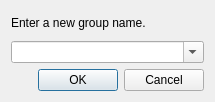
<?xml version="1.0" encoding="UTF-8"?>
<ui version="4.0">
 <class>DialogChangeGroup</class>
 <widget class="QDialog" name="DialogChangeGroup">
  <property name="geometry">
   <rect>
    <x>0</x>
    <y>0</y>
    <width>215</width>
    <height>102</height>
   </rect>
  </property>
  <property name="sizePolicy">
   <sizepolicy hsizetype="Preferred" vsizetype="Fixed">
    <horstretch>0</horstretch>
    <verstretch>0</verstretch>
   </sizepolicy>
  </property>
  <property name="windowTitle">
   <string>Group name</string>
  </property>
  <layout class="QVBoxLayout" name="verticalLayout">
   <item>
    <widget class="QLabel" name="label">
     <property name="text">
      <string>Enter a new group name.</string>
     </property>
    </widget>
   </item>
   <item>
    <widget class="QComboBox" name="combo_box">
     <property name="editable">
      <bool>true</bool>
     </property>
    </widget>
   </item>
   <item>
    <widget class="QDialogButtonBox" name="dialog_button_box">
     <property name="layoutDirection">
      <enum>Qt::LeftToRight</enum>
     </property>
     <property name="orientation">
      <enum>Qt::Horizontal</enum>
     </property>
     <property name="standardButtons">
      <set>QDialogButtonBox::Cancel|QDialogButtonBox::Ok</set>
     </property>
    </widget>
   </item>
  </layout>
 </widget>
 <resources/>
 <connections>
  <connection>
   <sender>dialog_button_box</sender>
   <signal>accepted()</signal>
   <receiver>DialogChangeGroup</receiver>
   <slot>accept()</slot>
   <hints>
    <hint type="sourcelabel">
     <x>248</x>
     <y>254</y>
    </hint>
    <hint type="destinationlabel">
     <x>157</x>
     <y>274</y>
    </hint>
   </hints>
  </connection>
  <connection>
   <sender>dialog_button_box</sender>
   <signal>rejected()</signal>
   <receiver>DialogChangeGroup</receiver>
   <slot>reject()</slot>
   <hints>
    <hint type="sourcelabel">
     <x>316</x>
     <y>260</y>
    </hint>
    <hint type="destinationlabel">
     <x>286</x>
     <y>274</y>
    </hint>
   </hints>
  </connection>
 </connections>
</ui>
